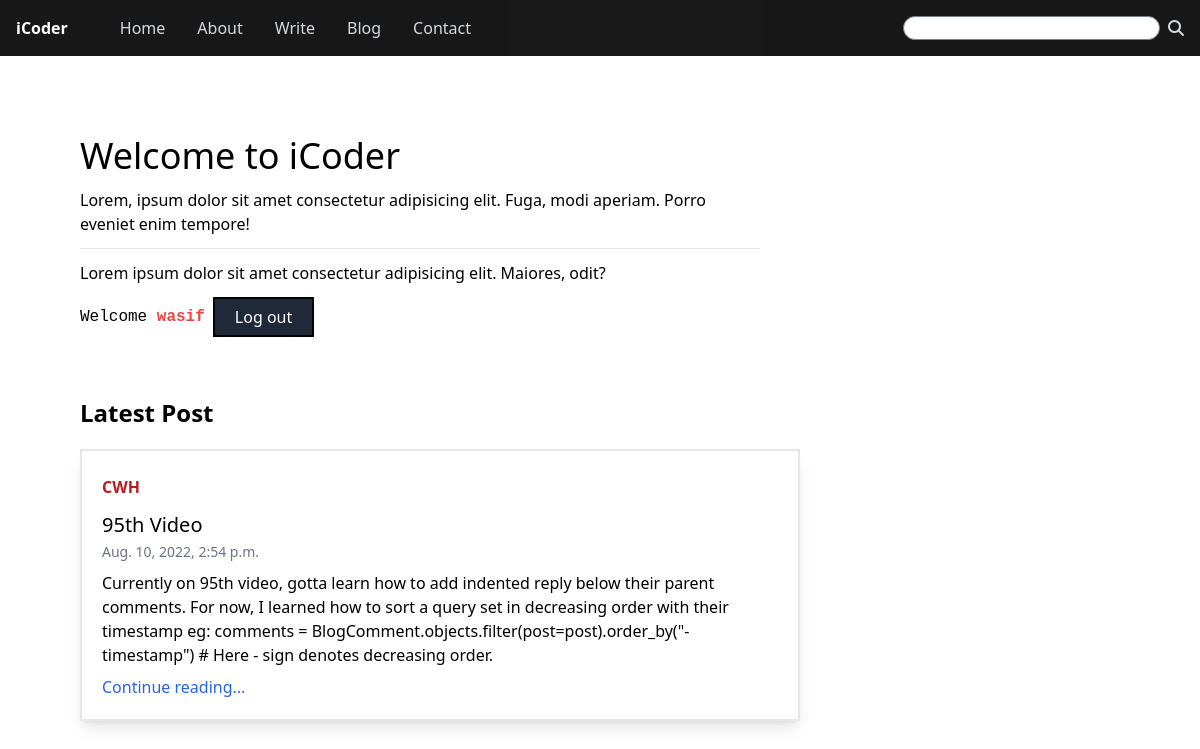
The app's page / (signed in) with its own data.
### blog/models.py (models this page shows, shortened)
class Post(models.Model):
    sno = models.AutoField(primary_key=True)
    title = models.CharField(max_length=100)
    author = models.CharField(max_length=50)
    slug = models.CharField(max_length=130)
    content = models.TextField()
    timeStamp = models.DateTimeField(auto_now_add=True, blank=True)

### home/views.py (the view)
# urls.py: 2. Add a URL to urlpatterns:  path('', views.home, name='home')
def home(request):
    latest = Post.objects.latest('timeStamp')
    context = {'latest': latest}
    return render(request, 'home/home.html', context)

### templates/home/home.html (shortened to what this page needs)
{% extends 'base.html' %}
{% block body %}
<div class="px-20 pt-20 pb-10 space-y-3 w-[70%]">
    <h1 class="text-4xl">Welcome to iCoder</h1>
    <p>Lorem, ipsum dolor sit amet consectetur adipisicing elit. Fuga, modi aperiam. Porro eveniet enim tempore!</p>
    <hr>
    <p>Lorem ipsum dolor sit amet consectetur adipisicing elit. Maiores, odit?</p>
    {% if user.is_authenticated %}
    <div class="flex space-x-2">
        <p class="font-mono mt-2">Welcome <span class="text-red-500 font-semibold">{{request.user}}</span></p>
        <a href="/logout" class="text-left bg-gray-800 border-2 border-black text-white hover:bg-gray-700 hover:border-gray-600 focus:bg-black px-5 py-1.5 w-fit">Log out</a>
    </div>
    {% endif %}
</div>
<h1 class="my-5 px-20 font-semibold text-2xl">Latest Post</h1>
<div class="mx-20 w-[60%] p-5 border-2 border-gray-200 shadow-lg space-y-2">
    <h3 class="font-semibold text-red-700 py-1">{{latest.author}}</h3>
    <p class="text-xl">{{latest.title}}</p>
    <span class="text-gray-500 text-sm">{{latest.timeStamp}}</span>
    <p>{{latest.content}}</p>
    <div>
        <a href="/blog/{{latest.slug}}" class="text-blue-600">Continue reading...</a>
    </div>
</div>
{% endblock body %}

### records on screen
Post: author "CWH", title "95th Video", timeStamp "Aug. 10, 2022, 2:54 p.m.", content "Currently on 95th video, gotta learn how to add indented reply below their parent comments. For now, I learned how to sort a query set in decreasing order with their timestamp eg: comments = BlogComment.objects.filter(post=post).order_by(\"-timestamp\") # Here - sign denotes decreasing order."

### other values on screen
{{ request.user }} "wasif"
